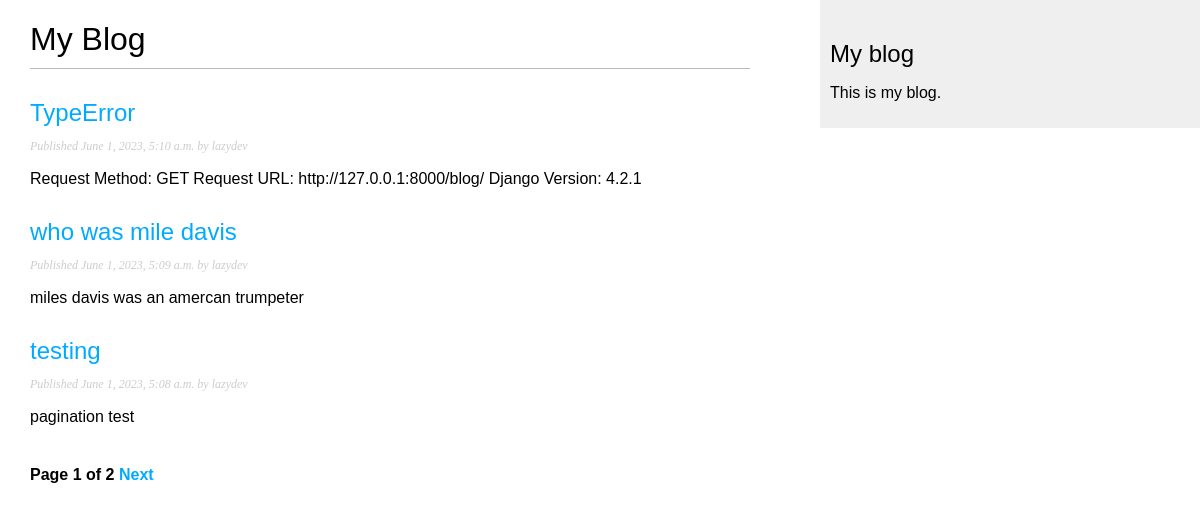
Screenshot of /blog/ with the database file from the repository.
### blog/models.py (models this page shows, shortened)
class Post(models.Model):
    class Status(models.TextChoices):
        DRAFT = 'DF', 'Draft'
        PUBLISHED = 'PB', 'Published'
    title = models.CharField(max_length=250)
    slug = models.SlugField(max_length=250, unique_for_date='publish')
    author = models.ForeignKey(User, on_delete=models.CASCADE, related_name='blog_posts')
    body = models.TextField()
    publish = models.DateTimeField(default=timezone.now)
    created = models.DateTimeField(auto_now_add=True)
    updated = models.DateTimeField(auto_now=True)
    status = models.CharField(max_length=2, choices=Status.choices, default=Status.DRAFT)
    objects = models.Manager()
    published = PublishedManager()
    class Meta:
        ordering = ['-publish']
        indexes = [
            models.Index(fields=['-publish']),
        ]
    def get_absolute_url(self):
        return reverse("blog:post_detail", args=[self.publish.year,
                                        self.publish.month,
                                        self.publish.day,
                                        self.slug])

### blog/views.py (the view)
# urls.py: path('', views.PostListView.as_view(), name='post_list'),
class PostListView(ListView):
    queryset = Post.published.all()
    context_object_name = 'posts'
    paginate_by = 3
    template_name = 'blog/post/list.html'

### blog/templates/blog/post/list.html (shortened to what this page needs)
{% extends "blog/base.html" %}
{% block content %}
 <h1>My Blog</h1>
    {% for post in posts %}
 <h2>
 <a href="{{post.get_absolute_url}}">
    {{ post.title }}
 </a>
 </h2>
 <p class="date">
   Published {{ post.publish }} by {{ post.author }}
 </p>
 {{ post.body|truncatewords:30|linebreaks }}
 {% endfor %}
 {% include 'pagination.html' with page=page_obj %}
{% endblock %}

### blog/static/css/blog.css (style rules this page uses)
body { margin:0; padding:0; font-family:helvetica, sans-serif; }
a { color:#00abff; text-decoration:none; }
h1 { font-weight:normal; border-bottom:1px solid #bbb; padding:0 0 10px 0; }
h2 { font-weight:normal; margin:30px 0 0; }
p.date { color:#ccc; font-family: georgia, serif; font-size: 12px; font-style: italic; }

### rows the page displays
Post: title "TypeError", publish "June 1, 2023, 5:10 a.m.", author "lazydev", body "Request Method: GET Request URL: http://127.0.0.1:8000/blog/ Django Version: 4.2.1"
Post: title "who was mile davis", publish "June 1, 2023, 5:09 a.m.", author "lazydev", body "miles davis was an amercan trumpeter"
Post: title "testing", publish "June 1, 2023, 5:08 a.m.", author "lazydev", body "pagination test"

### other values shown
{{ page.number }} "1"
{{ page.paginator.num_pages }} "2"
